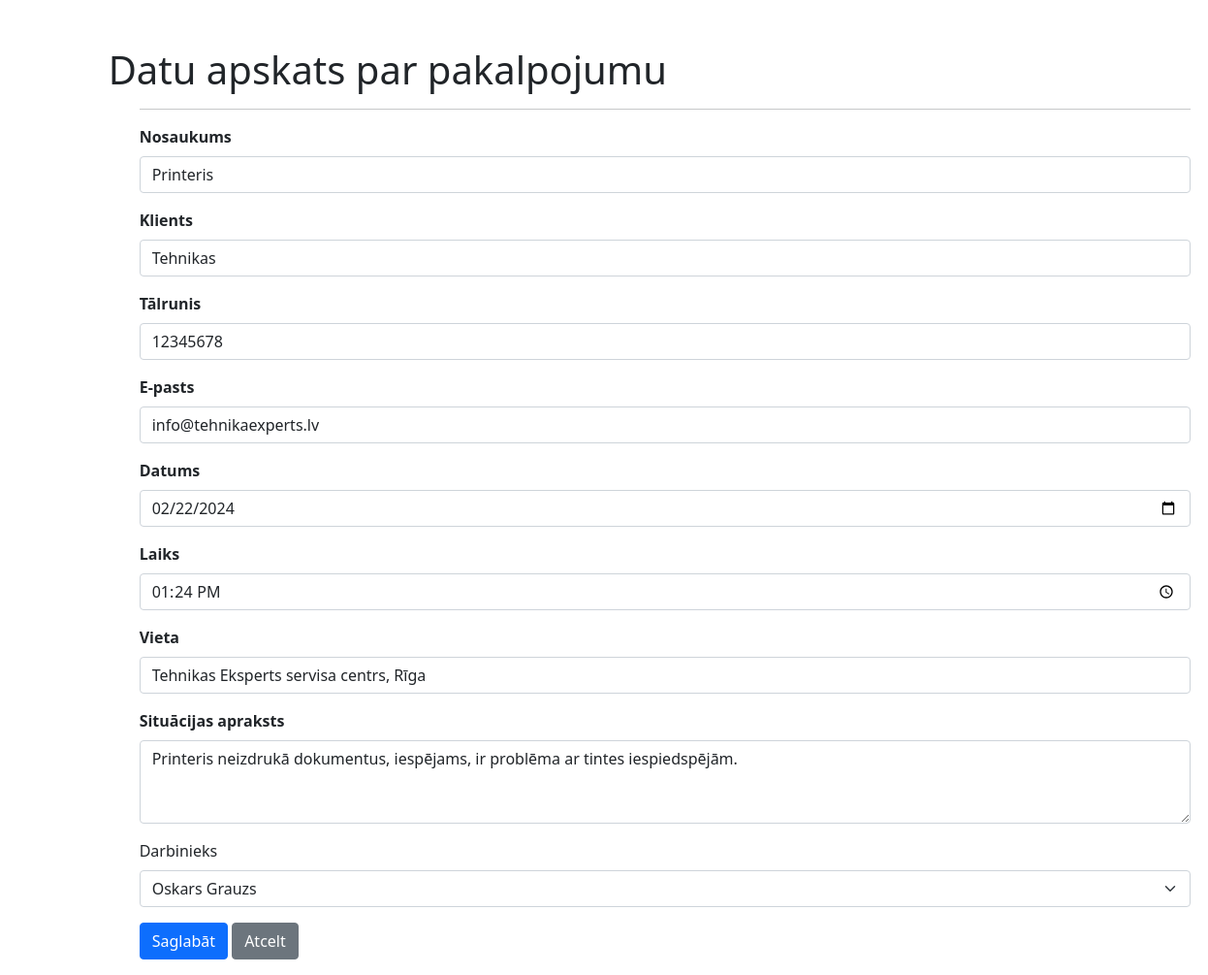
Page /service/2/ on the committed database.
### myapp/models.py (models this page shows, shortened)
class Pakalpojums(models.Model):
    pak_ID = models.AutoField(primary_key=True, unique=True)
    r_numurs = models.CharField(max_length=7, default=generate_unique_seven_digit_code)
    k_parole = models.CharField(max_length=4, default=generate_random_code)
    nosaukums = models.CharField(max_length=50)
    klients = models.CharField(max_length=50)
    k_talrunis = models.CharField(max_length=8)
    k_epasts = models.EmailField(max_length=50)
    datums = models.DateField()
    laiks = models.TimeField()
    vieta = models.CharField(max_length=40)
    sit_aprakts = models.TextField(max_length=300)
    darb_ID = models.ForeignKey(Darbinieki, on_delete=models.SET_NULL, null=True)
    status = models.BooleanField(null=True)
    darb_apraksts = models.TextField(max_length=300, default='0')
    darb_kval = models.SmallIntegerField(default='0')
    dar_atrums = models.SmallIntegerField(default='0')
    apkalposanas_lim = models.SmallIntegerField(default='0')
    ats_apraksts = models.TextField(max_length=150, default='0')

### myapp/views.py (the view)
# urls.py: path('service/<int:pk>/', ServiceDetailView.as_view(), name='service_detail'),
class ServiceDetailView(DetailView):
    model = Pakalpojums
    template_name = 'service_detail.html'
    context_object_name = 'service'
    def get_context_data(self, **kwargs):
        context = super().get_context_data(**kwargs)
        context['darbinieki'] = Darbinieki.objects.filter(menedzeris=False)
        darbinieks = self.object.darb_ID
        context['selected_darbinieks'] = darbinieks
        return context

### myapp/templates/service_detail.html (shortened to what this page needs)
{% extends 'base.html' %}
{% block content %}
<h1>Datu apskats par pakalpojumu</h1>
<form method="POST" action="{% url 'save_service' pk=service.pak_ID %}?next={% url 'service_base' %}">
    <ul>
        <hr>
        <div class="mb-3">
            <label for="InputNosaukums" class="form-label"><b>Nosaukums</b></label>
            <input type="text" class="form-control" id="InputNosaukums"
                   placeholder="Piemērs: Servisa nosaukums" name="nosaukums" value={{ service.nosaukums }}
                   maxlength="50">
        </div>
        <div class="mb-3">
            <label for="InputKlients" class="form-label"><b>Klients</b></label>
            <input type="text" class="form-control" id="InputKlients"
                   placeholder="Piemērs: Klienta vārds" name="klients" value={{ service.klients }} maxlength="50">
        </div>
        <div class="mb-3">
            <label for="InputTalrunis" class="form-label"><b>Tālrunis</b></label>
            <input type="text" pattern="\d*" class="form-control" id="InputTalrunis"
                   placeholder="Piemērs: 22222222" name="k_talrunis"
                   oninput="javascript: if (this.value.length > this.maxLength) this.value = this.value.slice(0, this.maxLength);
                    if (this.value.length === 1 && this.value[0] === '0') this.value = '';
                    this.value = this.value.replace(/[^0-9]/g, '');"
                   value="{{ service.k_talrunis }}" maxlength="8">
        </div>
        <div class="mb-3">
            <label for="InputEpasts" class="form-label"><b>E-pasts</b></label>
            <input type="email" class="form-control" id="InputEpasts"
                   placeholder="Piemērs: klienta@epasts.com" name="k_epasts" value={{ service.k_epasts }}
                   maxlength="50">
        </div>
        <div class="mb-3">
            <label for="InputDatums" class="form-label"><b>Datums</b></label>
            <input type="date" class="form-control" id="InputDatums"
                   name="datums" value="{{ service.datums|date:'Y-m-d' }}">
        </div>
        <div class="mb-3">
            <label for="InputLaiks" class="form-label"><b>Laiks</b></label>
            <input type="time" class="form-control" id="InputLaiks"
                   name="laiks" value="{{ service.laiks|time:'H:i' }}">
        </div>
        <div class="mb-3">
            <label for="InputVieta" class="form-label"><b>Vieta</b></label>
            <input type="text" class="form-control" id="InputVieta"
                   placeholder="Piemērs: Servisa vieta" name="vieta" value="{{ service.vieta }}" maxlength="40">
        </div>
        <div class="mb-3">
            <label for="InputSitApraksts" class="form-label"><b>Situācijas apraksts</b></label>
            <textarea class="form-control" id="InputSitApraksts" rows="3"
                      placeholder="Piemērs: Detalizēts situācijas apraksts" name="sit_aprakts"
                      maxlength="300">{{ service.sit_aprakts }}</textarea>
        </div>
        <div class="mb-3">
            <label for="InputDarbinieks" class="form-label">Darbinieks</label>
            <select class="form-select" id="InputDarbinieks" name="darb_ID">
                {% for darbinieks in darbinieki %}
                {% if darbinieks == selected_darbinieks %}
                <option value="{{ darbinieks.darb_ID }}" selected>{{ darbinieks.vards }} {{ darbinieks.uzvards }}
                </option>
                {% else %}
                <option value="{{ darbinieks.darb_ID }}">{{ darbinieks.vards }} {{ darbinieks.uzvards }}</option>
                {% endif %}
                {% endfor %}
            </select>
        </div>
        <div class="mb-3">
            <button type="submit" class="btn btn-primary">Saglabāt</button>
            <a href="{% url 'service_base' %}" class="btn btn-secondary">Atcelt</a>
        </div>
    </ul>
</form>
{% endblock %}

### rows in the picture
Pakalpojums: k_talrunis "12345678", k_epasts "info@tehnikaexperts.lv", datums "02/22/2024", laiks "13:24", vieta "Tehnikas Eksperts servisa centrs, Rīga", sit_aprakts "Printeris neizdrukā dokumentus, iespējams, ir problēma ar tintes iespiedspējām."

### other values in the picture
form field darb_ID "Oskars Grauzs"
